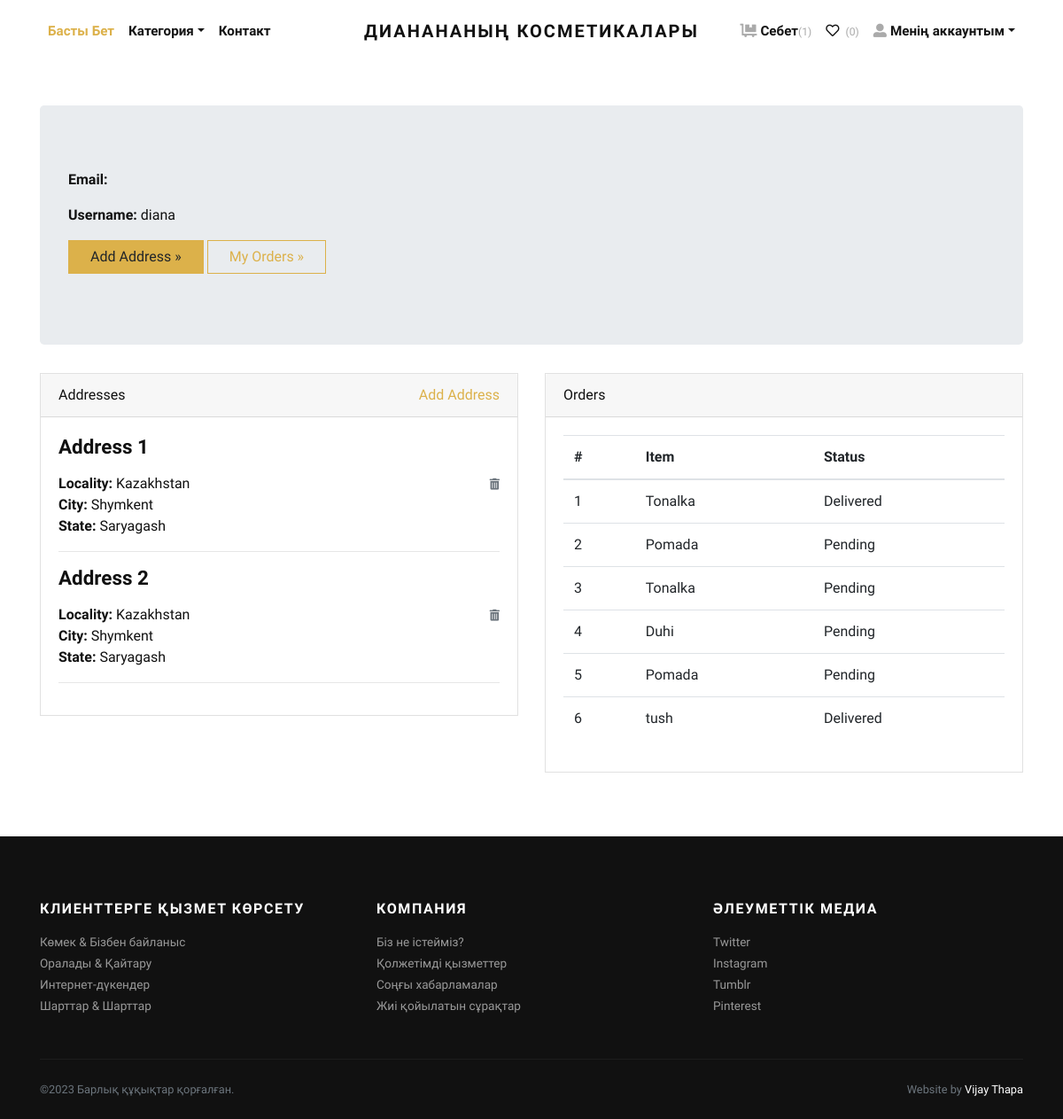
Page /accounts/profile/ (signed in) on the committed database.
### store/models.py (models this page shows, shortened)
class Address(models.Model):
    user = models.ForeignKey(User, verbose_name="User", on_delete=models.CASCADE)
    locality = models.CharField(max_length=150, verbose_name="Nearest Location")
    city = models.CharField(max_length=150, verbose_name="City")
    state = models.CharField(max_length=150, verbose_name="State")

class Order(models.Model):
    user = models.ForeignKey(User, verbose_name="User", on_delete=models.CASCADE)
    address = models.ForeignKey(Address, verbose_name="Shipping Address", on_delete=models.CASCADE)
    product = models.ForeignKey(Product, verbose_name="Product", on_delete=models.CASCADE)
    quantity = models.PositiveIntegerField(verbose_name="Quantity")
    ordered_date = models.DateTimeField(auto_now_add=True, verbose_name="Ordered Date")
    status = models.CharField(
        choices=STATUS_CHOICES,
        max_length=50,
        default="Pending"
        )

class Product(models.Model):
    title = models.CharField(max_length=150, verbose_name="Product Title")
    slug = models.SlugField(max_length=160, verbose_name="Product Slug")
    sku = models.CharField(max_length=255, unique=True, verbose_name="Unique Product ID (SKU)")
    short_description = models.TextField(verbose_name="Short Description")
    detail_description = models.TextField(blank=True, null=True, verbose_name="Detail Description")
    product_image = models.ImageField(upload_to='product', blank=True, null=True, verbose_name="Product Image")
    price = models.DecimalField(max_digits=8, decimal_places=2)
    category = models.ForeignKey(Category, verbose_name="Product Categoy", on_delete=models.CASCADE)
    is_active = models.BooleanField(verbose_name="Is Active?")
    is_featured = models.BooleanField(verbose_name="Is Featured?")
    created_at = models.DateTimeField(auto_now_add=True, verbose_name="Created Date")
    updated_at = models.DateTimeField(auto_now=True, verbose_name="Updated Date")
    class Meta:
        verbose_name_plural = 'Products'
        ordering = ('-created_at', )

### store/views.py (the view)
# urls.py: path('accounts/profile/', views.profile, name="profile"),
@login_required
def profile(request):
    addresses = Address.objects.filter(user=request.user)
    orders = Order.objects.filter(user=request.user)
    return render(request, 'account/profile.html', {'addresses':addresses, 'orders':orders})

### store/context_preprocessors.py (called while the page is built)
def store_menu(request):
    categories = Category.objects.filter(is_active=True)
    context = {
        'categories_menu': categories,
    }
    return context

def cart_menu(request):
    if request.user.is_authenticated:
        cart_items= Cart.objects.filter(user=request.user)
        context = {
            'cart_items': cart_items,
        }
    else:
        context = {}
    return context

### templates/account/profile.html (shortened to what this page needs)
{% extends 'base.html' %}
{% load static %}
    {% block content %}
      <div class="container py-5">
        <div class="jumbotron">
          <p><strong>Email:</strong> {{request.user.email}}</p>
          <p><strong>Username:</strong> {{request.user.username}}</p>
          <p><a class="btn btn-primary btn-large" href="{% url 'store:add-address' %}">Add Address »</a> <a class="btn btn-outline-primary btn-large" href="#">My Orders »</a></p>
        </div>
        <div class="row">
          <div class="col-lg-6">
            <div class="card mb-4" id="headings">
              <div class="card-header">Addresses <span class="float-right"><a href="{% url 'store:add-address' %}">Add Address</a></span></div>
              <div class="card-body">
                {% if addresses %}
                    {% for address in addresses %}
                        <h4 class="mb-3">Address {{forloop.counter}}</h4>
                        <span class="float-right"><a href="{% url 'store:remove-address' address.id %}"><i class="fas fa-trash-alt small text-muted"></i></a></span>
                        <p>
                            <strong>Locality: </strong>{{address.locality}} <br>
                            <strong>City: </strong>{{address.city}} <br>
                            <strong>State: </strong>{{address.state}} <br>
                        </p>
                        <hr>
                    {% endfor %}
                {% else %}
                <div class="text-danger">
                  Address not Added.
                </div>
                {% endif %}
              </div>
            </div>
          </div>
          <div class="col-lg-6">
            <div class="card mb-4" id="tables">
              <div class="card-header">Orders</div>
              <div class="card-body">
                <table class="table table-hover">
                  <thead>
                    <tr>
                      <th>#</th>
                      <th>Item</th>
                      <th>Status</th>
                    </tr>
                  </thead>
                  <tbody>
                    {% if orders %}
                      {% for order in orders %}
                        <tr>
                          <td>{{forloop.counter}}</td>
                          <td>{{order.product.title}}</td>
                          <td>
                            {{order.status}}
                          </td>
                        </tr>
                      {% endfor %}
                    {% else %}
                    <tr>
                      <td class="text-danger" colspan="3">You've not Ordered anything yet.</td>
                    </tr>
                    {% endif %}
                  </tbody>
                </table>
              </div>
            </div>
          </div>
        </div>
      </div>
{% endblock content %}

### jewelryshop/static/css/style.default.css (style rules this page uses)
strong { font-weight: 700; }
.btn { font-weight: 400; border: 1px solid transparent; font-family: inherit; padding: 0.375rem 1.5rem; font-size: 1rem; line-height: 1.5; border-radius: 0; transition: color 0.15s ease-in-out, background-color 0.15s ease-in-out, border-color 0.15s ease-in-out, box-shadow 0.15s ease-in-out; }
.btn-primary { color: #212529; background-color: #dcb14a; border-color: #dcb14a; }
.btn-outline-primary { color: #dcb14a; background-color: transparent; background-image: none; border-color: #dcb14a; }
body { font-family: "Libre Franklin", sans-serif; font-size: 1rem; font-weight: 400; line-height: 1.5; color: #111111; background-color: #fff; }
a { color: #dcb14a; text-decoration: none; }
h1, h2, h3, h4, h5, h6, .h1, .h2, .h3, .h4, .h5, .h6 { margin-bottom: 0.5rem; font-family: inherit; font-weight: 900; line-height: 1.2; color: inherit; }
h4, .h4 { font-size: 1.4rem; }
hr { border-top: 1px solid rgba(17, 17, 17, 0.1); }
small, .small { font-size: 80%; font-weight: 400; }
.card { background-color: #fff; border: 1px solid rgba(17, 17, 17, 0.125); border-radius: 0; }
.card-body { padding: 1.25rem; }
.card-header { padding: 0.75rem 1.25rem; background-color: rgba(17, 17, 17, 0.03); border-bottom: 1px solid rgba(17, 17, 17, 0.125); }
.card-header:first-child { border-radius: calc(0 - 1px) calc(0 - 1px) 0 0; }

### rows in the picture
Address: locality "Kazakhstan", city "Shymkent", state "Saryagash"
Address: locality "Kazakhstan", city "Shymkent", state "Saryagash"
Order: product "Tonalka", status "Delivered"
Order: product "Pomada", status "Pending"
Order: product "Tonalka", status "Pending"
Order: product "Duhi", status "Pending"
Order: product "Pomada", status "Pending"
Order: product "tush", status "Delivered"

### other values in the picture
{{ cart_items.count }} "1"
{{ request.user.username }} "diana"
